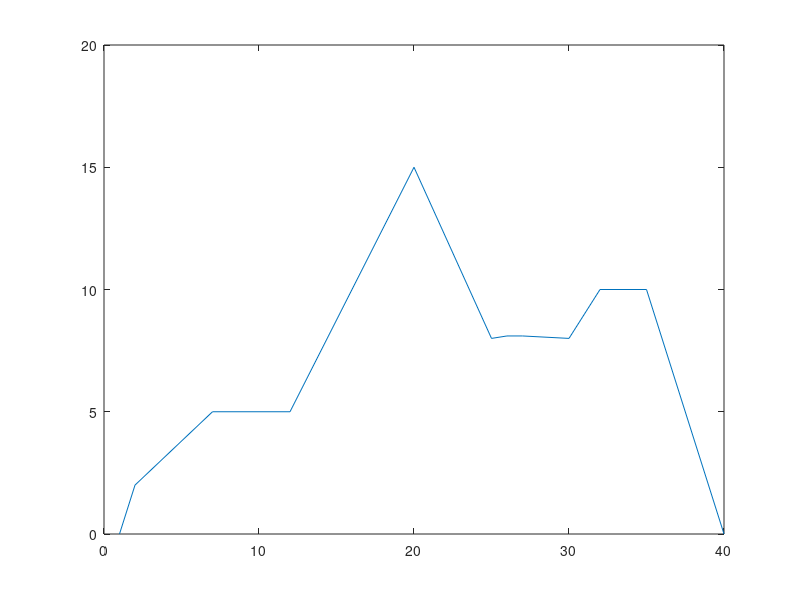
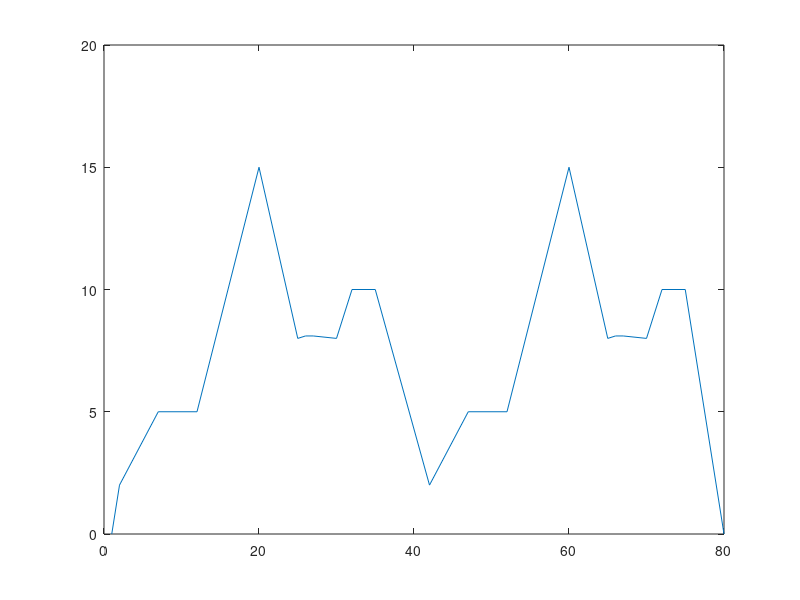
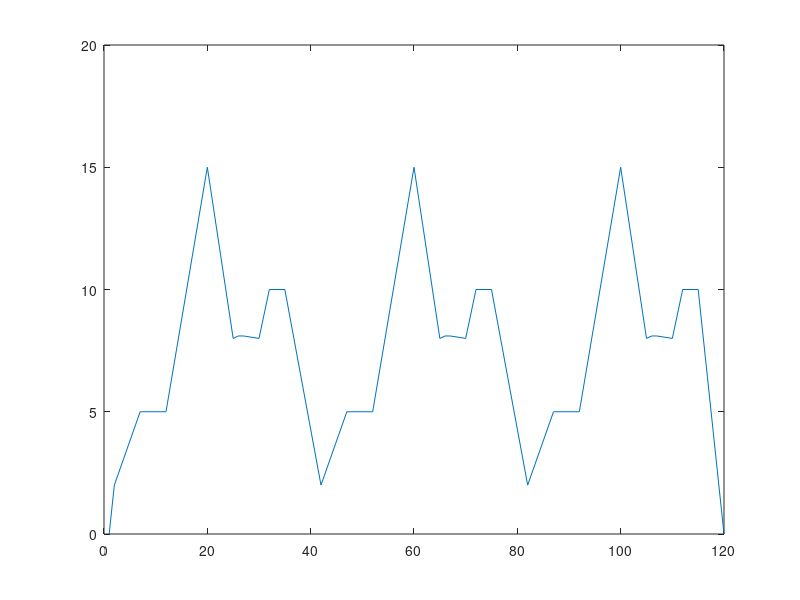
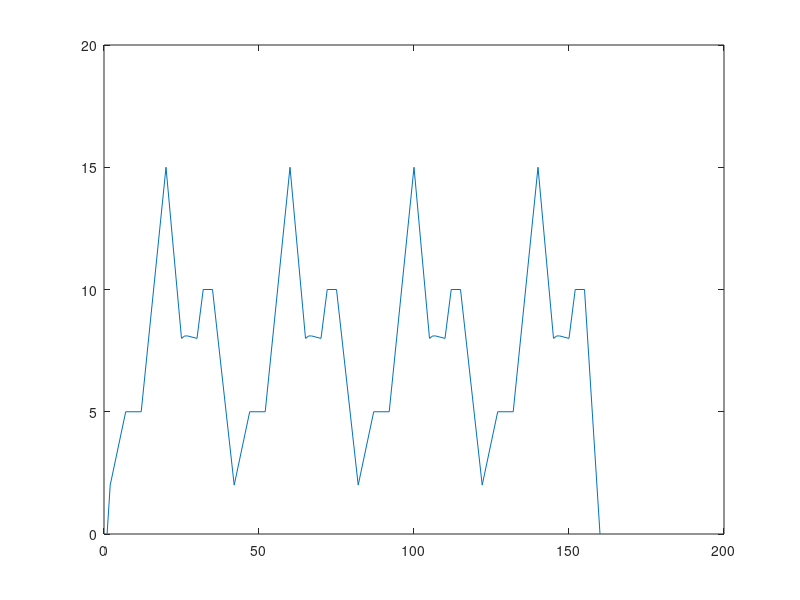

These charts were generated, in order, by the following MATLAB code:

rBeg = [0];
zBeg = [1];
rMidOrig = [2, 5,  5, 15,  8, 8.1, 8.1,  8, 10, 10];
zMidOrig = [2, 7, 12, 20, 25,  26,  27, 30, 32, 35];
rEnd = [0];
zEnd = [40];

for i = 1 : 9
    len = length(rMidOrig);
    rMid = zeros(1, len * i); 
    zMid = zeros(1, len * i);
    for j = 1 : i
        for k = 1 : len
            index = (j - 1) * len + k;
            rMid(index) = rMidOrig(k);
            zMid(index) = 40 * (j - 1) + zMidOrig(k);
        end
    end
    zEnd = 40 * i;    
    r = [rBeg, rMid, rEnd];
    z = [zBeg, zMid, zEnd];
    len = length(r);
    outr = sprintf('%g,', r);
    outz = sprintf('%g,', z);
    outr = outr(1:end-1);
    outz = outz(1:end-1);
    disp(['# ## Polyhedra ' num2str(len) ' #######################################################################']);
    disp('#');
    disp(['/solid/G4Polyhedra 0 360 8 ' num2str(len) ' (' outr ') (' outz ')']);
    disp(['/performance/errorFileName log/polyhedra-' num2str(len) '-p10k/polyhedrap.a1.log']);
%     disp('/performance/repeat 100');
    disp('/control/execute geant4/performance.geant4');
    disp('#');     
    figure; plot(z,r);
end

% C=[A;B] ( [A,B] will put them vertically )